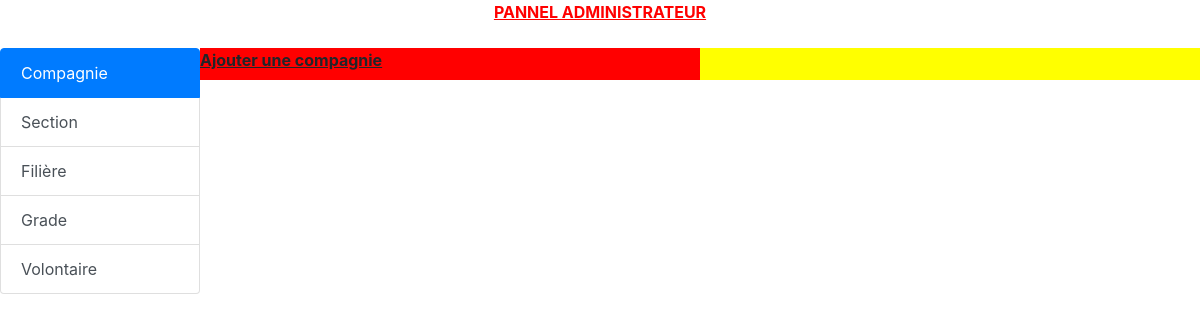
/index_admin.php, run on an earlier commit of the app's database.
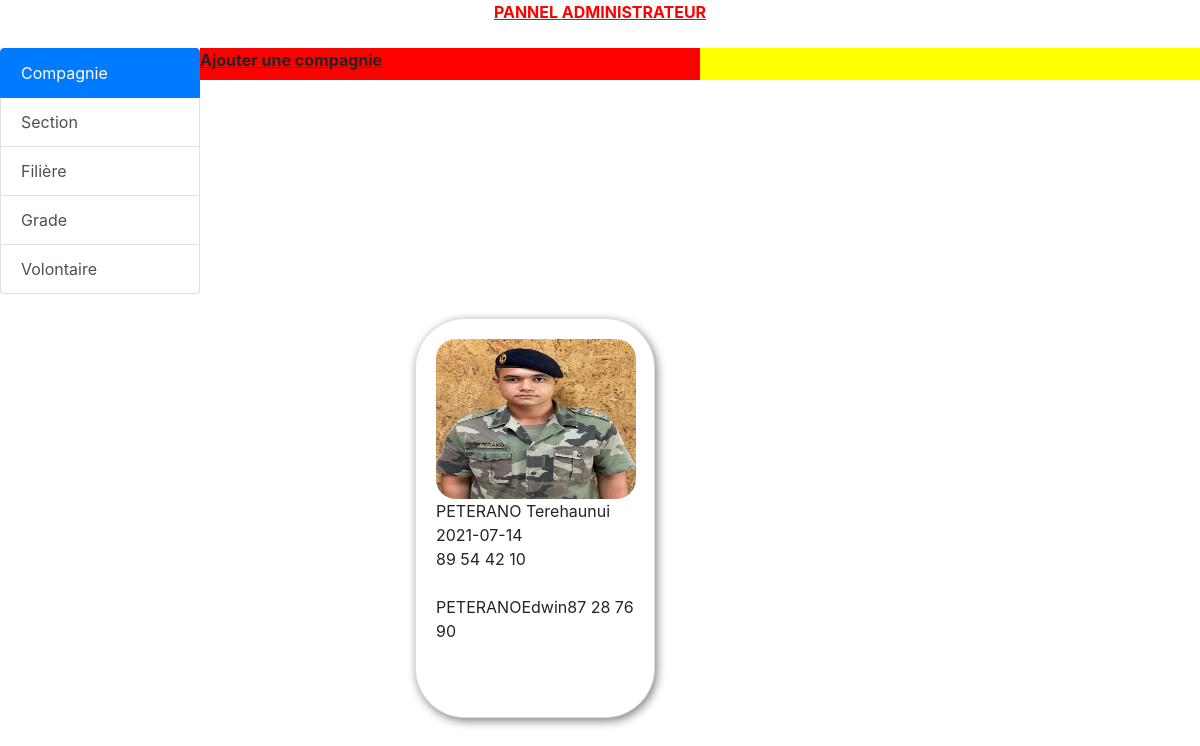
And on a later commit of the database.
### tables this page shows
CREATE TABLE `volontaire` (
  `id_volontaire` int(11) NOT NULL,
  `img` text DEFAULT NULL,
  `firstname` varchar(100) DEFAULT NULL,
  `lastname` varchar(100) DEFAULT NULL,
  `birthday` date DEFAULT NULL,
  `phone` varchar(50) DEFAULT NULL,
  `home` varchar(100) DEFAULT NULL,
  `contact_firstname` varchar(100) DEFAULT NULL,
  `contact_lastname` varchar(100) DEFAULT NULL,
  `contact_phone` varchar(100) DEFAULT NULL,
  `id_grade` int(11) DEFAULT NULL,
  `id_filiere` int(11) DEFAULT NULL
);

### assets/php/function.php (called while the page is built, shortened)
<?php
include('class/grade.class.php');
include('class/volontaire.class.php');
$volontaire = new volontaire();
$resVolontaire = $volontaire->get();
$list_volontaire = $volontaire->get();
?>

### assets/php/class/volontaire.class.php (called while the page is built, shortened)
<?php
include __DIR__."./../connexion.php";
class volontaire {
    public function get(){
        global $connect_db;
        $req = "SELECT * from volontaire" ;
        $resVolontaire = $connect_db->query($req);
        return $resVolontaire;
    }
}

### index_admin.php (the view, shortened to what this page needs)
<html>
	<head>
		<link href="assets/css/style.css" rel="stylesheet">
		<link href="assets/bootstrap/css/bootstrap.css" rel="stylesheet">
	</head>
	<body>
		<?php
			include('assets/php/function.php');
		?>
		<p align='center' style='color: red'>
			<label>
				<u><b>PANNEL ADMINISTRATEUR</b></u>
			</label>
		</p>
		<div class="row d-flex justify-content-center">
			<div class="col-md-2">
				<div class="list-group" id="list-tab" role="tablist">
				<a class="list-group-item list-group-item-action active" id="list-home-list" data-toggle="list" href="#list-home" role="tab" aria-controls="home">Compagnie</a>
				<a class="list-group-item list-group-item-action" id="list-profile-list" data-toggle="list" href="#list-profile" role="tab" aria-controls="profile">Section</a>
				<a class="list-group-item list-group-item-action" id="list-messages-list" data-toggle="list" href="#list-messages" role="tab" aria-controls="messages">Filière</a>
				<a class="list-group-item list-group-item-action" id="list-settings-list" data-toggle="list" href="#list-settings" role="tab" aria-controls="settings">Grade</a>
				<a class="list-group-item list-group-item-action" id="list-volontaire-list" data-toggle="list" href="#list-volontaire" role="tab" aria-controls="settings">Volontaire</a>
				</div>
			</div>
			<div class="col-md-10">
				<div class="tab-content" id="nav-tabContent">
					<div class="tab-pane fade show active" id="list-home" role="tabpanel" aria-labelledby="list-profile-list">
						<div class="row">
							<div class="col-md-6" style="background-color: red">
								<label style="text-align:center">
									<u><b>Ajouter une compagnie</b></u>
								</label>
							</div>
							<div class="col-md-6" style="background-color: yellow">
							</div>
						</div>
					</div>
				</div>
			</div>
		</div>
		<br/>
		<div class="container">
			<form method="post">
				<div class="row d-flex justify-content-around">
					<?php
						foreach ($list_volontaire as $value) {
							print '<div class="col-md-4 mb-3">';
								print '<div class="card" style="width: 15rem;height:25rem">';
									print '<img src="assets/img/'.$value['img'].'" class="card-img-top" style="width:12.5rem; height:10rem" alt="...">';
									print $value['firstname'].' ';
									print $value['lastname'].'<br/>';
									print $value['birthday'].'<br/>';
									print $value['phone'].'<br/>';
									print $value['home'].'<br/>';
									print $value['contact_firstname'];
									print $value['contact_lastname'];
									print $value['contact_phone'];
								print '</div>';
							print '</div>';
						}
					?>
				</div>
			</form>
		</div>
	</body>
</html>

### index_admin.php (style rules this page uses)
.card { padding: 20px; border-radius: 50px; box-shadow: 2px 3px 10px grey; }
.card-img-top { border-radius: 20px; }

What changed in the data, as far as the page shows it:
added volontaire: img (picture), firstname "PETERANO", lastname "Terehaunui", birthday "2021-07-14", phone "89 54 42 10", contact_firstname "PETERANO", contact_lastname "Edwin", contact_phone "87 28 76 90"
